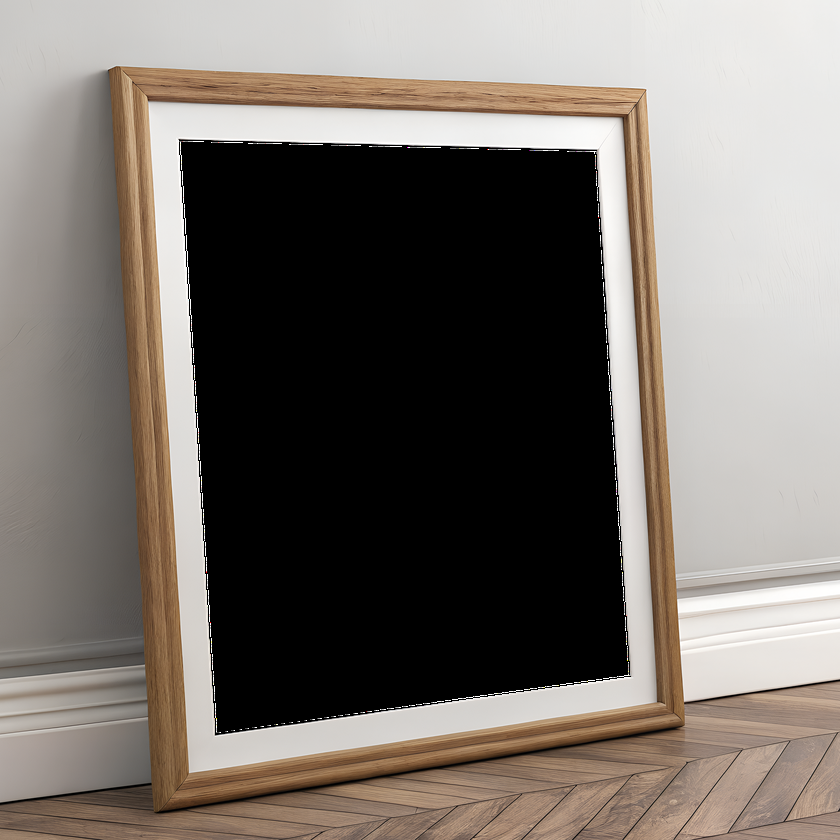
#> input picture Capitalart-Mockup-Generator/Input/Mockups/4x5/4x5-mockup-08.png, 840 x 840 px, shrunk from 2000 x 2000 before the run; its folder holds only this picture in this run
$ python generate_all_coordinates.py
#> lines starting #> are read from the running program, lines starting #| are printed output that depends on the picture; after the words box and inside, x2 and y2 are one past the last pixel; in counts of white or black regions, pixels touching at a corner belong together
#> in generate_all_coordinates, image is the input picture: shape (840, 840, 4); mean B, G, R, A 106.9, 113.2, 120.3, 170
#!/usr/bin/env python3
# =============================================================================
# 🧠 Script: generate_all_coordinates.py
# 📍 Location: /Users/robin/Documents/01-ezygallery-MockupWorkShop/scripts/
# 🎯 Purpose:
#     Scans all PNG mockup images inside Input/Mockups/[aspect-ratio] folders.
#     Detects transparent artwork zones and outputs a JSON file with 4 corner
#     coordinates into Input/Coordinates/[aspect-ratio] folders.
# ▶️ Run with:
#     python3 scripts/generate_all_coordinates.py
# =============================================================================

import os
import cv2
import json

# ----------------------------------------
# 📁 Folder Paths
# ----------------------------------------
BASE_DIR = os.path.abspath(os.path.join(os.path.dirname(__file__), '..'))
MOCKUP_DIR = os.path.join(BASE_DIR, 'Input', 'Mockups')
COORDINATE_DIR = os.path.join(BASE_DIR, 'Input', 'Coordinates')

# ----------------------------------------
# 🔧 Ensure output folders exist
# ----------------------------------------
def ensure_folder(path):
    """Ensure a folder exists; create if missing."""
    if not os.path.exists(path):
        os.makedirs(path)

# ----------------------------------------
# 📐 Corner Sorting
# ----------------------------------------
def sort_corners(pts):
    """
    Sorts 4 corner points to a consistent order:
    top-left, top-right, bottom-left, bottom-right
    """
    pts = sorted(pts, key=lambda p: (p["y"], p["x"]))  # Primary sort by Y, secondary by X
    top = sorted(pts[:2], key=lambda p: p["x"])
    bottom = sorted(pts[2:], key=lambda p: p["x"])
    return [*top, *bottom]

# ----------------------------------------
# 🔍 Transparent Region Detector
# ----------------------------------------
def detect_corner_points(image):
    """
    Detects 4 corner points of a transparent region in a PNG mockup.
    Returns a list of 4 dict points or None if detection fails.
    """
    if image is None or image.shape[2] != 4:
        return None

    # Use alpha channel to find transparent regions
    alpha = image[:, :, 3]
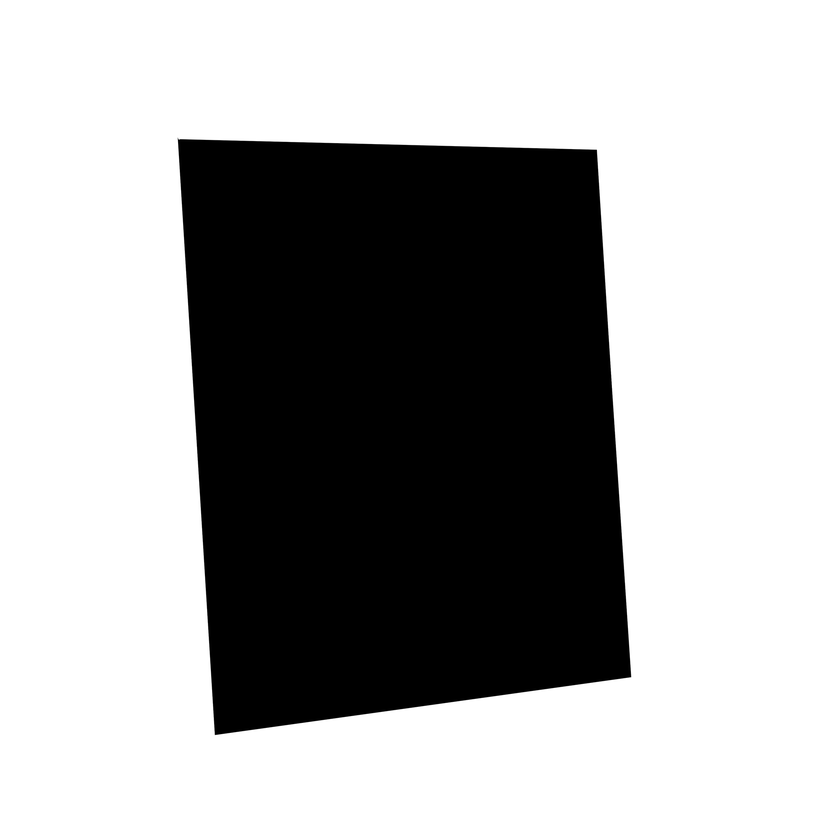
#> alpha: shape (840, 840); min 0, max 255, mean 170
    _, thresh = cv2.threshold(alpha, 1, 255, cv2.THRESH_BINARY)
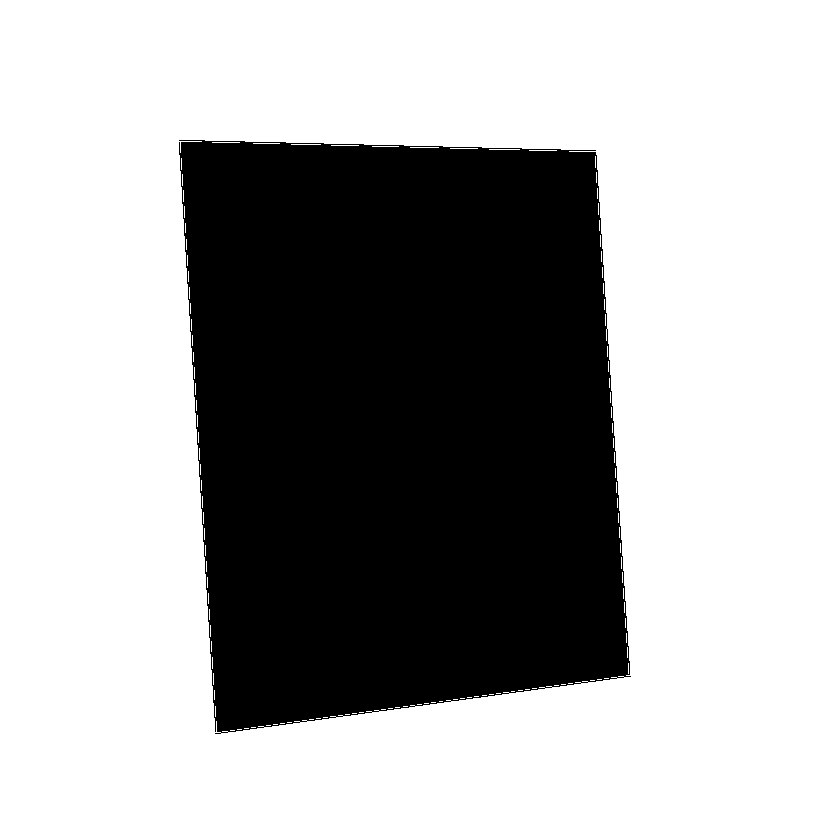
#> thresh: shape (840, 840); 67% white; 1 black region, box (x1, y1, x2, y2) and area: (179, 140, 631, 734) 232652
    thresh_inv = cv2.bitwise_not(thresh)
#> thresh_inv: shape (840, 840); 33% white; 1 white region

    contours, _ = cv2.findContours(thresh_inv, cv2.RETR_EXTERNAL, cv2.CHAIN_APPROX_SIMPLE)
#> contours = 1 contour; box (x1, y1, x2, y2) and area: (179, 140, 631, 734) 232914
    if not contours:
        return None

    # Get largest contour and approximate shape
    contour = max(contours, key=cv2.contourArea)
#> contour = contour of 302 points, box (x1, y1, x2, y2) (179, 140, 631, 734), area 232914
    epsilon = 0.02 * cv2.arcLength(contour, True)
#> epsilon = 43.29
    approx = cv2.approxPolyDP(contour, epsilon, True)
#> approx = [[179, 140], [215, 733], [630, 676], [595, 150]]

    if len(approx) != 4:
        return None

    corners = [{"x": int(pt[0][0]), "y": int(pt[0][1])} for pt in approx]
#> corners = 4 items
    return sort_corners(corners)
#> in sort_corners, `top = sorted(pts[:2], key=lambda p: p["x"])`: top = 2 items

# ----------------------------------------
# 🚀 Coordinate Generation Runner
# ----------------------------------------
def generate_all_coordinates():
    """
    Loops through all subfolders in Input/Mockups/,
    detects artwork areas in .png files, and outputs JSON
    coordinate templates to Input/Coordinates/[aspect-ratio]/
    """
    print(f"\n📁 Scanning mockup source: {MOCKUP_DIR}\n")

    if not os.path.exists(MOCKUP_DIR):
        print(f"❌ Error: Mockup directory not found: {MOCKUP_DIR}")
        return

    for folder in sorted(os.listdir(MOCKUP_DIR)):
        mockup_folder = os.path.join(MOCKUP_DIR, folder)
        if not os.path.isdir(mockup_folder):
            continue

        print(f"🔍 Processing folder: {folder}")
        output_folder = os.path.join(COORDINATE_DIR, folder)
        ensure_folder(output_folder)

        for filename in os.listdir(mockup_folder):
            if not filename.lower().endswith('.png'):
                continue

            mockup_path = os.path.join(mockup_folder, filename)
            output_path = os.path.join(output_folder, filename.replace('.png', '.json'))

            try:
                image = cv2.imread(mockup_path, cv2.IMREAD_UNCHANGED)
                corners = detect_corner_points(image)
#> corners = 4 items

                if corners:
                    data = {
                        "template": filename,
                        "corners": corners
                    }
                    with open(output_path, 'w') as f:
                        json.dump(data, f, indent=4)
                    print(f"✅ Saved: {output_path}")
                else:
                    print(f"⚠️ Skipped (no valid corners): {filename}")

            except Exception as e:
                print(f"❌ Error processing {filename}: {str(e)}")

    print("\n🏁 All coordinate templates generated.\n")

# ----------------------------------------
# 🔧 Script Entrypoint
# ----------------------------------------
if __name__ == "__main__":
    generate_all_coordinates()
